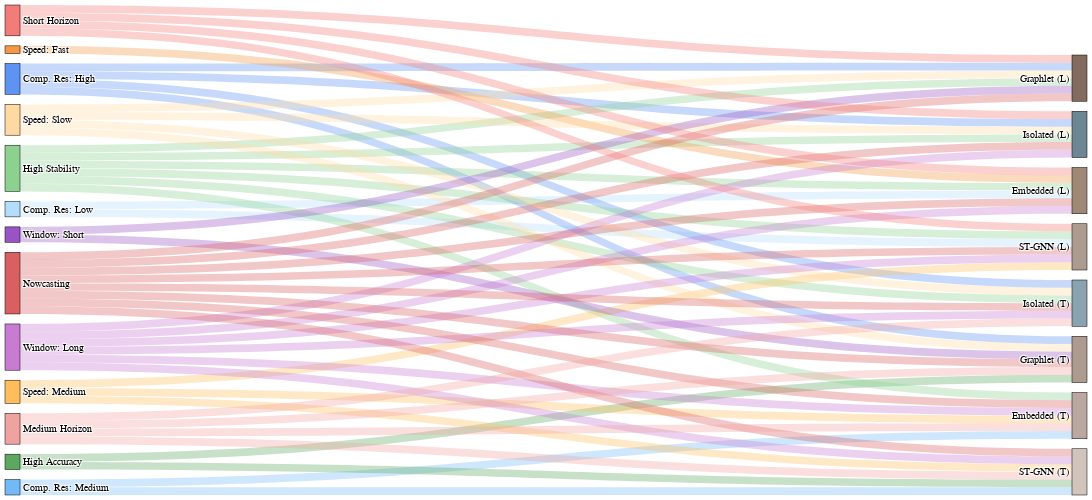

Notebook cell for this chart:
### Code cell
# The Sankey diagram version of the above logic

import plotly.graph_objects as go
import plotly.io as pio
import plotly

# --- Key setting: compact PDF export for academic paper ---
# Ensure kaleido is installed: pip install kaleido
# Set default export format; sometimes explicit specification is needed
plotly.io.defaults.default_format = "pdf"

# --------------------------
# 1. Helper: Hex to RGBA (for semi-transparent links)
# --------------------------
def hex_to_rgba(hex_color, opacity=0.4):
    hex_color = hex_color.lstrip('#')
    if len(hex_color) == 6:
        r = int(hex_color[0:2], 16)
        g = int(hex_color[2:4], 16)
        b = int(hex_color[4:6], 16)
        return f"rgba({r},{g},{b},{opacity})"
    return hex_color

# --------------------------
# 2. Define nodes (labels)
# --------------------------
# Define all column nodes left-to-right, top-to-bottom
labels = [
    # --- Col 1: Computational Resources (Index 0-2) ---
    "Comp. Res: High", "Comp. Res: Medium", "Comp. Res: Low",
    # --- Col 2: Accuracy Requirement (Index 3-4) ---
    "High Accuracy", "High Stability",
    # --- Col 3: Training Speed Req. (Index 5-7) ---
    "Speed: Fast", "Speed: Medium", "Speed: Slow",
    # --- Col 4: Historical Window (Index 8-9) ---
    "Window: Short", "Window: Long",
    # --- Col 5: Future Horizon (Index 10-12) ---
    "Nowcasting", "Short Horizon", "Medium Horizon",
    # --- Col 6: Final Methods (Rightmost) (Index 13-20) ---
    "Isolated (L)", "Graphlet (L)", "Embedded (L)", "ST-GNN (L)",
    "Isolated (T)", "Graphlet (T)", "Embedded (T)", "ST-GNN (T)"
]

# --------------------------
# 3. Define node colors (distinct palettes per column)
# --------------------------
colors = [
    # Col 1 (Blues) - lighter variants
    "#5e92f3",
    "#73b9f7",
    "#b3ddfb",

    # Col 2 (Greens) - lighter variants
    "#5ca860",
    "#8dd191",
    # "#c4e6c6",

    # Col 3 (Oranges) - lighter variants
    "#f49844",
    "#ffbd5c",
    "#ffd9a3",

    # Col 4 (Purples) - lighter variants
    "#9854c4",
    "#c77bd1",

    # Col 5 (Reds) - lighter variants
    "#d96060",
    "#f27c79",
    "#efa3a1",

    # Col 6 (Methods - Distinct Colors) - lighter variants
    "#6d8694",
    "#846b5f",
    "#a08876",
    "#ad9b8f",

    # (L) group - lighter variants
    "#8ba3b0",
    "#ad9b8f",
    "#baa8a0",
    "#d0c4bd",
]

# --------------------------
# 4. Define flows (core logic)
# --------------------------
# This models multi-stage flows where feature combinations lead to method choices.
# Values are manually set to balance visual appearance.

sources = []
targets = []
values = []

# # --- Stage 1: Resources -> Accuracy ---
# # High resources tend to enable high accuracy
# sources.extend([0, 0, 1, 1, 1, 2, 2])
# targets.extend([3, 4, 3, 4, 5, 4, 5])
# values.extend([25, 5, 5, 20, 5, 5, 25])
#
# # --- Stage 2: Accuracy -> Speed ---
# # High accuracy usually implies slower speed; low accuracy allows faster speed
# sources.extend([3, 3, 4, 4, 4, 5, 5])
# targets.extend([7, 8, 6, 7, 8, 6, 7])
# values.extend([5, 25, 5, 20, 5, 25, 5])
#
# # --- Stage 3: Speed -> Window ---
# # Fast speed often corresponds to short windows
# sources.extend([6, 6, 7, 7, 8, 8])
# targets.extend([9, 10, 9, 10, 9, 10])
# values.extend([25, 5, 15, 15, 5, 25])
#
# # --- Stage 4: Window -> Horizon ---
# sources.extend([9, 9, 9, 10, 10, 10])
# targets.extend([11, 12, 13, 11, 12, 13])
# values.extend([20, 20, 5, 5, 10, 30])

# --- Stage 5: Horizon -> Final Methods (most important mapping) ---
# Define which features lead to which final method

# # None Horizon -> Isolated methods
# sources.extend([11, 11])
# targets.extend([14, 18])  # To Isolated(L), Isolated(T)
# values.extend([12, 13])
#
# # Short Horizon -> Graphlet and some Embedded
# sources.extend([12, 12, 12, 12])
# targets.extend([15, 19, 16, 20])  # To Graphlet(L/T), Embedded(L/T)
# values.extend([8, 8, 7, 7])
#
# # Long Horizon -> ST-GNN and some Embedded
# sources.extend([13, 13, 13, 13])
# targets.extend([17, 21, 16, 20])  # To ST-GNN(L/T), Embedded(L/T)
# values.extend([12, 13, 5, 5])

# --- Stage 1: Resources -> Final Methods ---
sources.extend([2, 2])
targets.extend([15, 16])
values.extend([1, 1])

sources.extend([1, 1])
targets.extend([19, 20])
values.extend([1, 1])

sources.extend([0, 0, 0, 0])
targets.extend([13, 14, 17, 18])
values.extend([1, 1, 1, 1])

# --- Stage 2: Accuracy -> Final Methods ---

sources.extend([3, 3])
targets.extend([18, 20])
values.extend([1, 1])

sources.extend([4, 4, 4, 4, 4, 4])
targets.extend([13, 14, 15, 16, 17, 19])
values.extend([1, 1, 1, 1, 1, 1])

# --- Stage 3: Speed -> Final Methods ---
sources.extend([5])
targets.extend([15])
values.extend([1])

sources.extend([6, 6, 6])
targets.extend([16, 19, 20])
values.extend([1, 1, 1])

sources.extend([7, 7, 7, 7])
targets.extend([13, 14, 17, 18])
values.extend([1, 1, 1, 1])

# --- Stage 4: Window -> Final Methods ---

sources.extend([8, 8])
targets.extend([14, 18])
values.extend([1, 1])

sources.extend([9, 9, 9, 9, 9, 9])
targets.extend([13, 15, 16, 17, 19, 20])
values.extend([1, 1, 1, 1, 1, 1])

# --- Stage 5: Horizon -> Final Methods ---

sources.extend([10, 10, 10, 10, 10, 10, 10, 10])
targets.extend([13, 14, 15, 16, 17, 18, 19, 20])
values.extend([1, 1, 1, 1, 1, 1, 1, 1])

sources.extend([11, 11, 11, 11])
targets.extend([13, 14, 15, 16])
values.extend([1, 1, 1, 1])

sources.extend([12, 12, 12, 12])
targets.extend([17, 18, 19, 20])
values.extend([1, 1, 1, 1])


# Generate link colors using the source node color with transparency
link_colors = [hex_to_rgba(colors[src_idx], opacity=0.35) for src_idx in sources]

# --------------------------
# 5. Create figure object
# --------------------------
fig = go.Figure(data=[go.Sankey(
    node=dict(
        pad=10,
        thickness=15,
        line=dict(color="black", width=0.5),
        label=labels,
        color=colors,
    ),
    link=dict(
        source=sources,
        target=targets,
        value=values,
        color=link_colors
    )
)])

# --------------------------
# 6. Compact layout for paper export
# --------------------------
fig.update_layout(
    # title_text="Methodology Selection Flow",
    font_family="Arial",
    font_size=10,
    height=500,
    width=1100,
    plot_bgcolor='white',
    paper_bgcolor='white',
    # Set minimal margins to remove white borders
    margin=dict(l=5, r=5, t=5, b=5),
    font=dict(
        family="Arial",
        size=10,
        color="black"
    ),
)

# Display figure (view in browser)
fig.show()

# # --------------------------
# # 7. Save compact PDF
# # --------------------------
# # Kaleido is required: pip install kaleido
# output_path = CUR_ABS_DIR / 'figures' / 'sankey_choice.pdf'
# output_path.parent.mkdir(parents=True, exist_ok=True)
# try:
#     # Export PDF using kaleido
#     fig.write_image(output_path, format="pdf")
#     print(f'{SUCCESS_TAG}Saved grid plot to {output_path}.')
# except Exception as e:
#     print(f"Error saving PDF. Make sure 'kaleido' is installed (pip install kaleido). Error details: {e}")
#
# from swissrivernetwork.util.os import make_open_button
# make_open_button(output_path)

### Figure 1 — Plotly figure (JSON) as saved in the notebook; plotly's stock layout.template omitted (floating-point values rounded to 4 significant figures)
{"data": [{"link": {"color": ["rgba(179,221,251,0.35)", "rgba(179,221,251,0.35)", "rgba(115,185,247,0.35)", "rgba(115,185,247,0.35)", "rgba(94,146,243,0.35)", "rgba(94,146,243,0.35)", "rgba(94,146,243,0.35)", "rgba(94,146,243,0.35)", "rgba(92,168,96,0.35)", "rgba(92,168,96,0.35)", "rgba(141,209,145,0.35)", "rgba(141,209,145,0.35)", "rgba(141,209,145,0.35)", "rgba(141,209,145,0.35)", "rgba(141,209,145,0.35)", "rgba(141,209,145,0.35)", "rgba(244,152,68,0.35)", "rgba(255,189,92,0.35)", "rgba(255,189,92,0.35)", "rgba(255,189,92,0.35)", "rgba(255,217,163,0.35)", "rgba(255,217,163,0.35)", "rgba(255,217,163,0.35)", "rgba(255,217,163,0.35)", "rgba(152,84,196,0.35)", "rgba(152,84,196,0.35)", "rgba(199,123,209,0.35)", "rgba(199,123,209,0.35)", "rgba(199,123,209,0.35)", "rgba(199,123,209,0.35)", "rgba(199,123,209,0.35)", "rgba(199,123,209,0.35)", "rgba(217,96,96,0.35)", "rgba(217,96,96,0.35)", "rgba(217,96,96,0.35)", "rgba(217,96,96,0.35)", "rgba(217,96,96,0.35)", "rgba(217,96,96,0.35)", "rgba(217,96,96,0.35)", "rgba(217,96,96,0.35)", "rgba(242,124,121,0.35)", "rgba(242,124,121,0.35)", "rgba(242,124,121,0.35)", "rgba(242,124,121,0.35)", "rgba(239,163,161,0.35)", "rgba(239,163,161,0.35)", "rgba(239,163,161,0.35)", "rgba(239,163,161,0.35)"], "source": [2, 2, 1, 1, 0, 0, 0, 0, 3, 3, 4, 4, 4, 4, 4, 4, 5, 6, 6, 6, 7, 7, 7, 7, 8, 8, 9, 9, 9, 9, 9, 9, 10, 10, 10, 10, 10, 10, 10, 10, 11, 11, 11, 11, 12, 12, 12, 12], "target": [15, 16, 19, 20, 13, 14, 17, 18, 18, 20, 13, 14, 15, 16, 17, 19, 15, 16, 19, 20, 13, 14, 17, 18, 14, 18, 13, 15, 16, 17, 19, 20, 13, 14, 15, 16, 17, 18, 19, 20, 13, 14, 15, 16, 17, 18, 19, 20], "value": [1, 1, 1, 1, 1, 1, 1, 1, 1, 1, 1, 1, 1, 1, 1, 1, 1, 1, 1, 1, 1, 1, 1, 1, 1, 1, 1, 1, 1, 1, 1, 1, 1, 1, 1, 1, 1, 1, 1, 1, 1, 1, 1, 1, 1, 1, 1, 1]}, "node": {"color": ["#5e92f3", "#73b9f7", "#b3ddfb", "#5ca860", "#8dd191", "#f49844", "#ffbd5c", "#ffd9a3", "#9854c4", "#c77bd1", "#d96060", "#f27c79", "#efa3a1", "#6d8694", "#846b5f", "#a08876", "#ad9b8f", "#8ba3b0", "#ad9b8f", "#baa8a0", "#d0c4bd"], "label": ["Comp. Res: High", "Comp. Res: Medium", "Comp. Res: Low", "High Accuracy", "High Stability", "Speed: Fast", "Speed: Medium", "Speed: Slow", "Window: Short", "Window: Long", "Nowcasting", "Short Horizon", "Medium Horizon", "Isolated (L)", "Graphlet (L)", "Embedded (L)", "ST-GNN (L)", "Isolated (T)", "Graphlet (T)", "Embedded (T)", "ST-GNN (T)"], "line": {"color": "black", "width": 0.5}, "pad": 10, "thickness": 15}, "type": "sankey"}], "layout": {"font": {"family": "Arial", "size": 10, "color": "black"}, "margin": {"l": 5, "r": 5, "t": 5, "b": 5}, "height": 500, "width": 1100, "plot_bgcolor": "white", "paper_bgcolor": "white"}}
